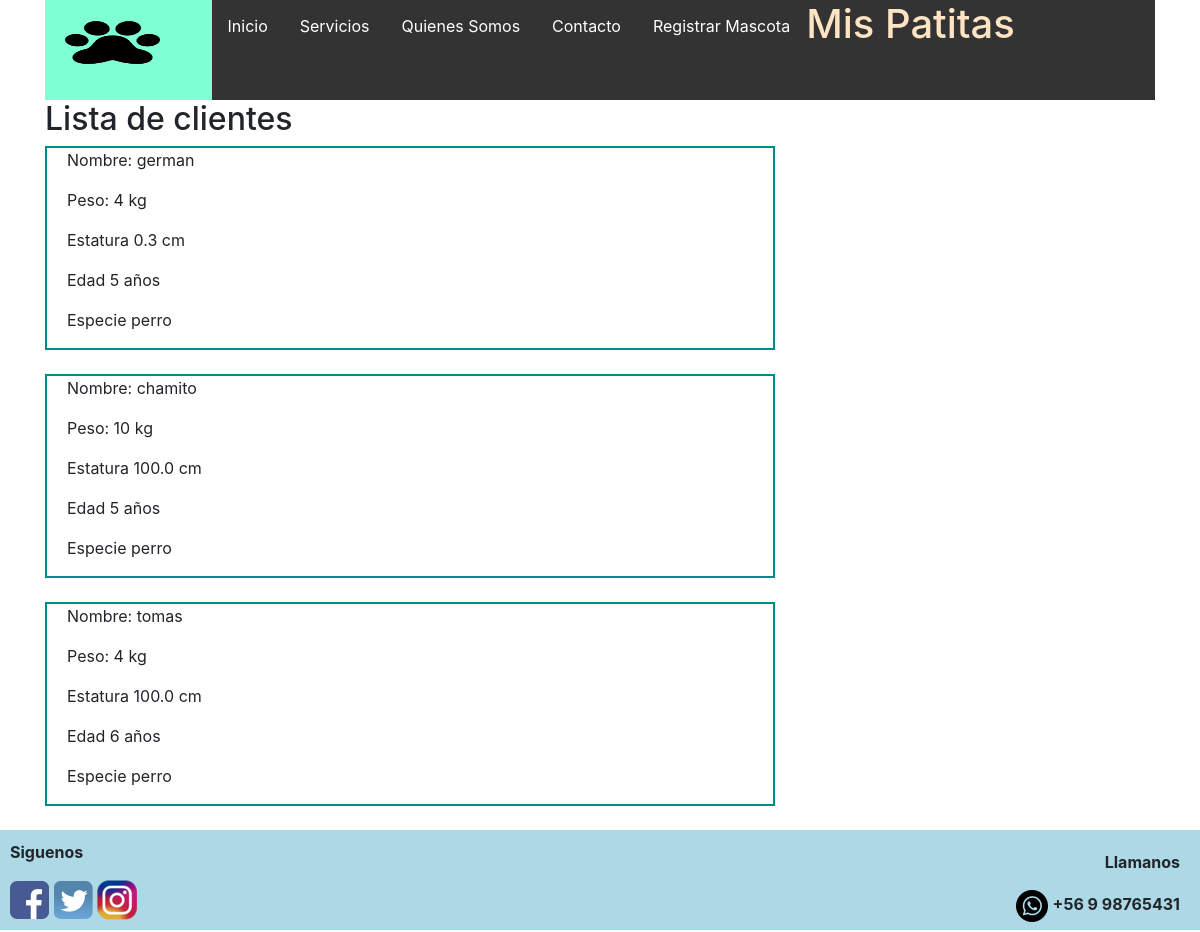
Before: /listarClientes with the older database file.
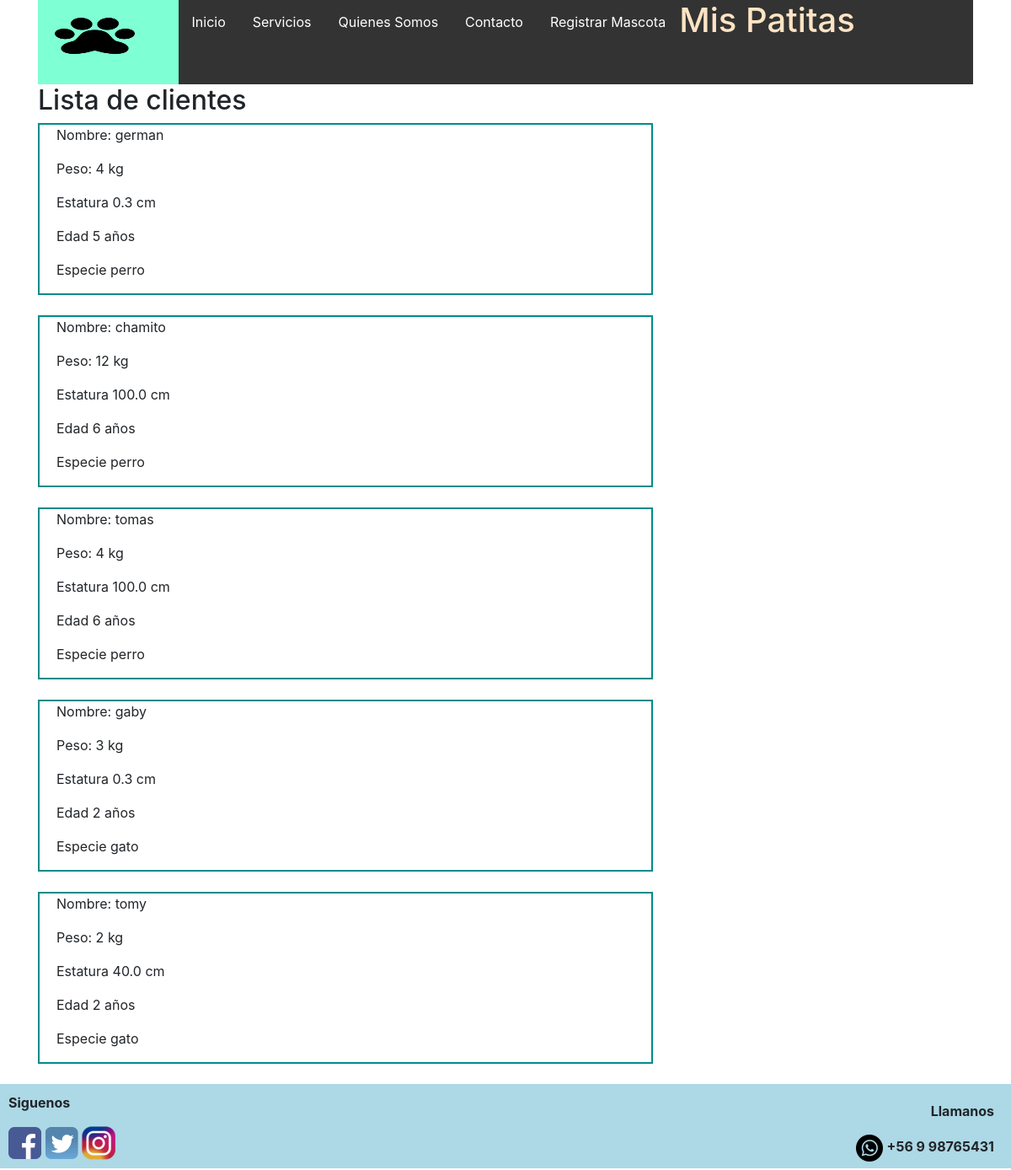
After: the same page with the newer database file.
### apps/Registro/models.py (models this page shows, shortened)
class Cliente(models.Model):
    Usuario = models.ForeignKey(Usuario, null=True, blank=True, on_delete=models.CASCADE)
    nombre = models.CharField(max_length=50)
    peso = models.IntegerField()
    estatura = models.FloatField()
    edad = models.IntegerField()
    especie = models.CharField(max_length=50)

### apps/Registro/views.py (the view)
# urls.py: path('listarClientes', views.listar_clientes, name="listar_clientes"),
def listar_clientes(request):
    clientes = Cliente.objects.all()
    return render(request, "Registro/listar_clientes.html", {'clientes': clientes})

### templates/Registro/listar_clientes.html
{% extends 'base.html' %}
{% load static %}
{% block content %}
  <body>
    <h2>Lista de clientes</h2>
    {% for c in clientes %}
        <div style="border: darkcyan 2px solid;">
            <p style="padding-left: 20px;">  Nombre: {{ c.nombre }} </p>
            <p style="padding-left: 20px;">  Peso: {{ c.peso }} kg</p>
            <p style="padding-left: 20px;">  Estatura {{ c.estatura }} cm</p>
            <p style="padding-left: 20px;">  Edad {{ c.edad }} años</p>
            <p style="padding-left: 20px;">  Especie {{ c.especie }} </p>
        </div>
        <br>
    {% endfor %}
  </body>
{% endblock content %}

Changed rows visible on the page:
changed Cliente "chamito": peso "10" → "12"; edad "5" → "6"
added Cliente: nombre "gaby", peso "3", estatura "0.3", edad "2", especie "gato"
added Cliente: nombre "tomy", peso "2", estatura "40.0", edad "2", especie "gato"
